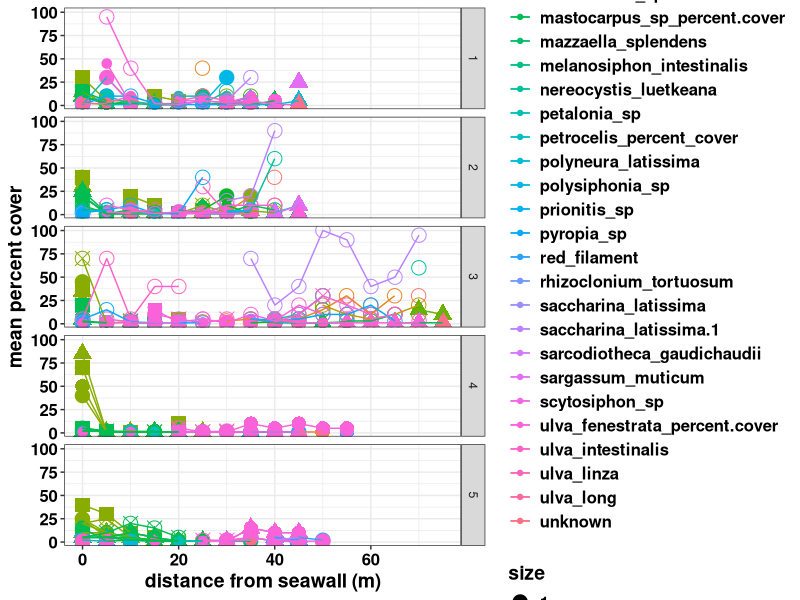

Generate this figure with R:
## load packages
library(tidyverse)
library(plyr)
library(viridis)
library(ggplot2)+theme_set(theme_bw()+
                             theme(axis.text.y = element_text(colour = "black", size = 12, face = "bold"),
                                   axis.text.x = element_text(colour = "black", face = "bold", size = 12),
                                   legend.text = element_text(size = 12, face ="bold", colour ="black"),
                                   legend.position = "right", axis.title.y = element_text(face = "bold", size = 14),
                                   axis.title.x = element_text(face = "bold", size = 14, colour = "black"),
                                   legend.title = element_text(size = 14, colour = "black", face = "bold"),
                                   legend.key=element_blank()))

## set working directory
setwd("C:/Users/siobh/OneDrive - The University Of British Columbia/Project - Seaweed Seasonality Transects/seaweed_seasonality_2021-09-05/git_GW_seaweed_seasonality_transects")

## read in data
algae = read.csv("GW_seaweed_seasonality_transect_data1.csv")


## pivot data for analysis/graphing
algae.wide = algae %>% pivot_longer(-c(1:4))

## summarize data
algae.wide.grouped = ddply(algae.wide, c("transect_id","distance_along_transect_m","name", "sampling_date"), 
                       summarise,
                       N = length(value), ## sample size
                       mean = mean(value),
                       sd = sd(value)) %>%
  mutate(se = sd/sqrt(N), ## standard error
         lci = mean - 1.960*(se), ## lower bound of 95% confidence interval
         uci = mean + 1.960*(se))


## plot all data
pd=position_dodge(0.1)
ggplot(data=algae.wide.grouped, aes(x=distance_along_transect_m, y=mean, colour=name, shape=sampling_date))+
 geom_errorbar(aes(ymin=lci, ymax=uci), width=0.1, position=pd) +
 geom_point(position=pd, aes(cex=1))+
 geom_line(position=pd)+
  facet_grid(transect_id~.)+
  guides(colour=guide_legend(ncol=1))+
  ylab("mean percent cover")+
  xlab("distance from seawall (m)")+
  scale_shape_manual(values=c(13, 15, 16, 17, 18, 19, 20, 21))
  
  